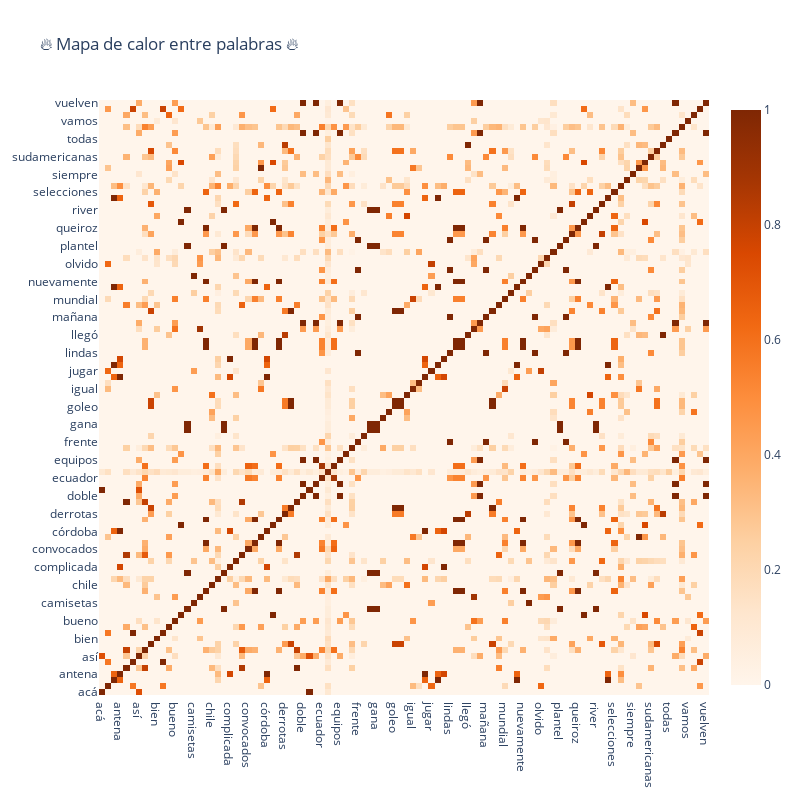

Write notebook code for a chart like this one.
### Code cell
trace = go.Heatmap(z=temp.values.tolist(),
                   x=temp.index.values,
                   y=temp.columns.values,
                   colorscale='Oranges')

layout = go.Layout(title='🔥 Mapa de calor entre palabras 🔥',
                   width=800, height=800)

fig = go.Figure(data=[trace],layout=layout)
iplot(fig)

### Figure 1 — Plotly figure (JSON) as saved in the notebook; plotly's stock layout.template omitted (floating-point values rounded to 4 significant figures; data arrays with more than 128 entries replaced by an {"elided": "..."} marker saying what was removed)
{"data": [{"colorscale": [[0, "rgb(255,245,235)"], [0.125, "rgb(254,230,206)"], [0.25, "rgb(253,208,162)"], [0.375, "rgb(253,174,107)"], [0.5, "rgb(253,141,60)"], [0.625, "rgb(241,105,19)"], [0.75, "rgb(217,72,1)"], [0.875, "rgb(166,54,3)"], [1, "rgb(127,39,4)"]], "type": "heatmap", "x": ["acá", "ahí", "alarma", "antena", "aquí", "arrastrándose", "así", "atención", "barranquilla", "bien", "bolivia", "brasil", "bueno", "bárbara", "caminando", "camisetas", "campito", "carlos", "chile", "colombia", "completo", "complicada", "conmebol", "conozca", "convocados", "cordobés", "cosa", "córdoba", "decir", "delantero", "derrotas", "deshizo", "detalles", "doble", "durísimas", "día", "ecuador", "eliminatorias", "enfrentar", "equipos", "fe", "fecha", "frente", "fútbol", "gallardo", "gana", "gol", "goleada", "goleo", "historial", "hoy", "igual", "james", "jhon", "jugar", "lesionado", "lesión", "lindas", "lista", "llamado", "llegó", "malo", "malos", "mañana", "metropolitano", "mucha", "mundial", "mundo", "nueva", "nuevamente", "nuevas", "obliga", "olvido", "partido", "partidos", "plantel", "puntos", "qatar", "queiroz", "quiere", "rivales", "river", "rumbo", "sale", "selecciones", "selección", "si", "siempre", "siguiente", "solo", "sudamericanas", "tercera", "tite", "todas", "transmitir", "uruguay", "vamos", "venezuela", "vez", "vuelven"], "y": ["acá", "ahí", "alarma", "antena", "aquí", "arrastrándose", "así", "atención", "barranquilla", "bien", "bolivia", "brasil", "bueno", "bárbara", "caminando", "camisetas", "campito", "carlos", "chile", "colombia", "completo", "complicada", "conmebol", "conozca", "convocados", "cordobés", "cosa", "córdoba", "decir", "delantero", "derrotas", "deshizo", "detalles", "doble", "durísimas", "día", "ecuador", "eliminatorias", "enfrentar", "equipos", "fe", "fecha", "frente", "fútbol", "gallardo", "gana", "gol", "goleada", "goleo", "historial", "hoy", "igual", "james", "jhon", "jugar", "lesionado", "lesión", "lindas", "lista", "llamado", "llegó", "malo", "malos", "mañana", "metropolitano", "mucha", "mundial", "mundo", "nueva", "nuevamente", "nuevas", "obliga", "olvido", "partido", "partidos", "plantel", "puntos", "qatar", "queiroz", "quiere", "rivales", "river", "rumbo", "sale", "selecciones", "selección", "si", "siempre", "siguiente", "solo", "sudamericanas", "tercera", "tite", "todas", "transmitir", "uruguay", "vamos", "venezuela", "vez", "vuelven"], "z": {"elided": "100x100 float values"}}], "layout": {"height": 800, "title": {"text": "🔥 Mapa de calor entre palabras 🔥"}, "width": 800}}
